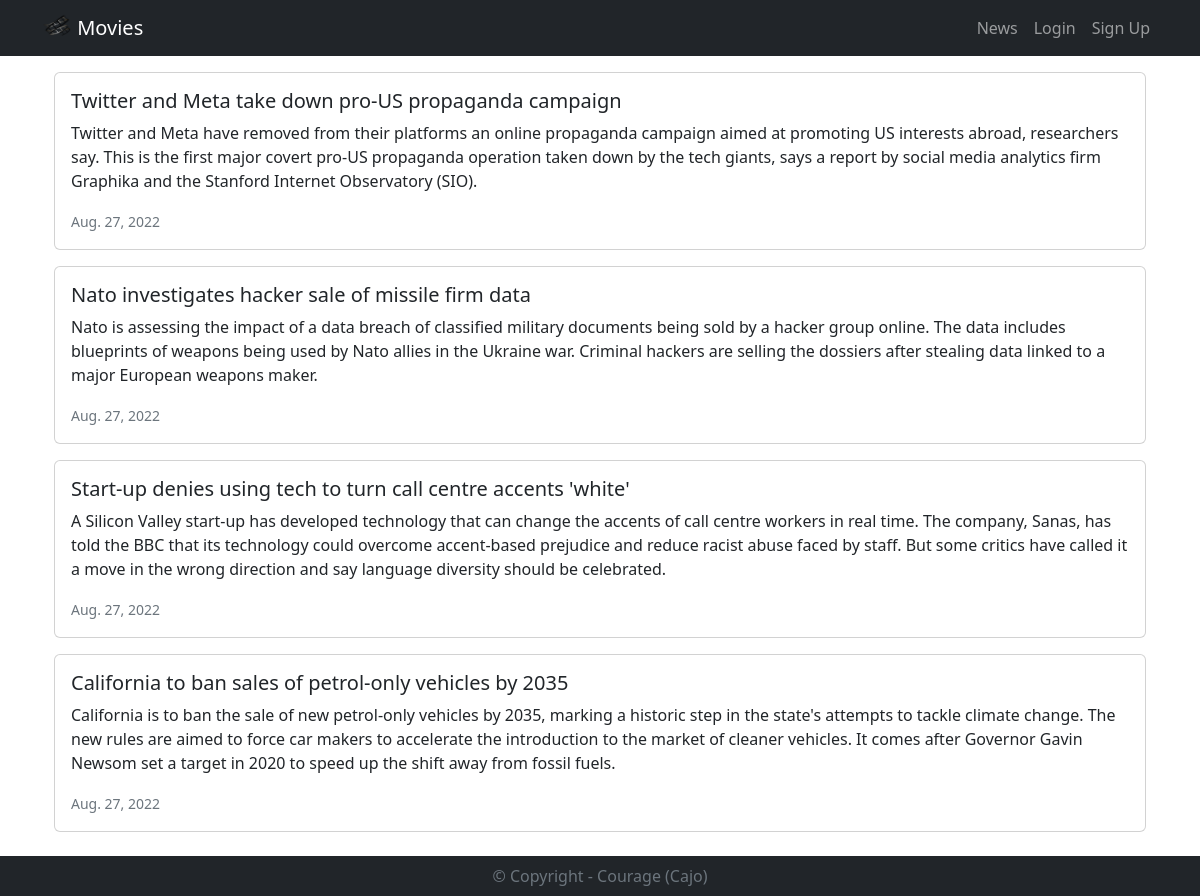
Page /news/ on the committed database.
### news/models.py (models this page shows, shortened)
class News(models.Model):
    deadline = models.CharField(max_length=200)
    body = models.TextField()
    date = models.DateField()

### news/views.py (the view)
# urls.py: path('news/', include('news.urls')),
def news(request):
    newss = News.objects.all().order_by('-date')
    return render(request, 'news.html', {'newss': newss})

### news/templates/news.html (shortened to what this page needs)
{% extends 'base.html' %}
{% block content %}
<div class="container mt-3">
    {% for news in newss %}
    <div class="card mb-3">
        <div class="row g-0">
        <div>
         <div class="card-body">
            <h5 class="card-title">{{ news.deadline }}</h5>
            <p class="card-text">{{ news.body }}</p>
        <p class="card-text">
            <small class="text-muted">{{ news.date }}</small>
        </p>
        </div>
        </div>
    </div>
    </div>
    {% endfor %}
</div>
{% endblock content %}

### rows in the picture
News: deadline "Twitter and Meta take down pro-US propaganda campaign", body "Twitter and Meta have removed from their platforms an online propaganda campaign aimed at promoting US interests abroad, researchers say. This is the first major covert pro-US propaganda operation taken down by the tech giants, says a report by social media analytics firm Graphika and the Stanford Internet Observatory (SIO).", date "Aug. 27, 2022"
News: deadline "Nato investigates hacker sale of missile firm data", body "Nato is assessing the impact of a data breach of classified military documents being sold by a hacker group online. The data includes blueprints of weapons being used by Nato allies in the Ukraine war. Criminal hackers are selling the dossiers after stealing data linked to a major European weapons maker.", date "Aug. 27, 2022"
News: deadline "Start-up denies using tech to turn call centre accents 'white'", body "A Silicon Valley start-up has developed technology that can change the accents of call centre workers in real time. The company, Sanas, has told the BBC that its technology could overcome accent-based prejudice and reduce racist abuse faced by staff. But some critics have called it a move in the wrong direction and say language diversity should be celebrated.", date "Aug. 27, 2022"
News: deadline "California to ban sales of petrol-only vehicles by 2035", body "California is to ban the sale of new petrol-only vehicles by 2035, marking a historic step in the state's attempts to tackle climate change. The new rules are aimed to force car makers to accelerate the introduction to the market of cleaner vehicles. It comes after Governor Gavin Newsom set a target in 2020 to speed up the shift away from fossil fuels.", date "Aug. 27, 2022"
